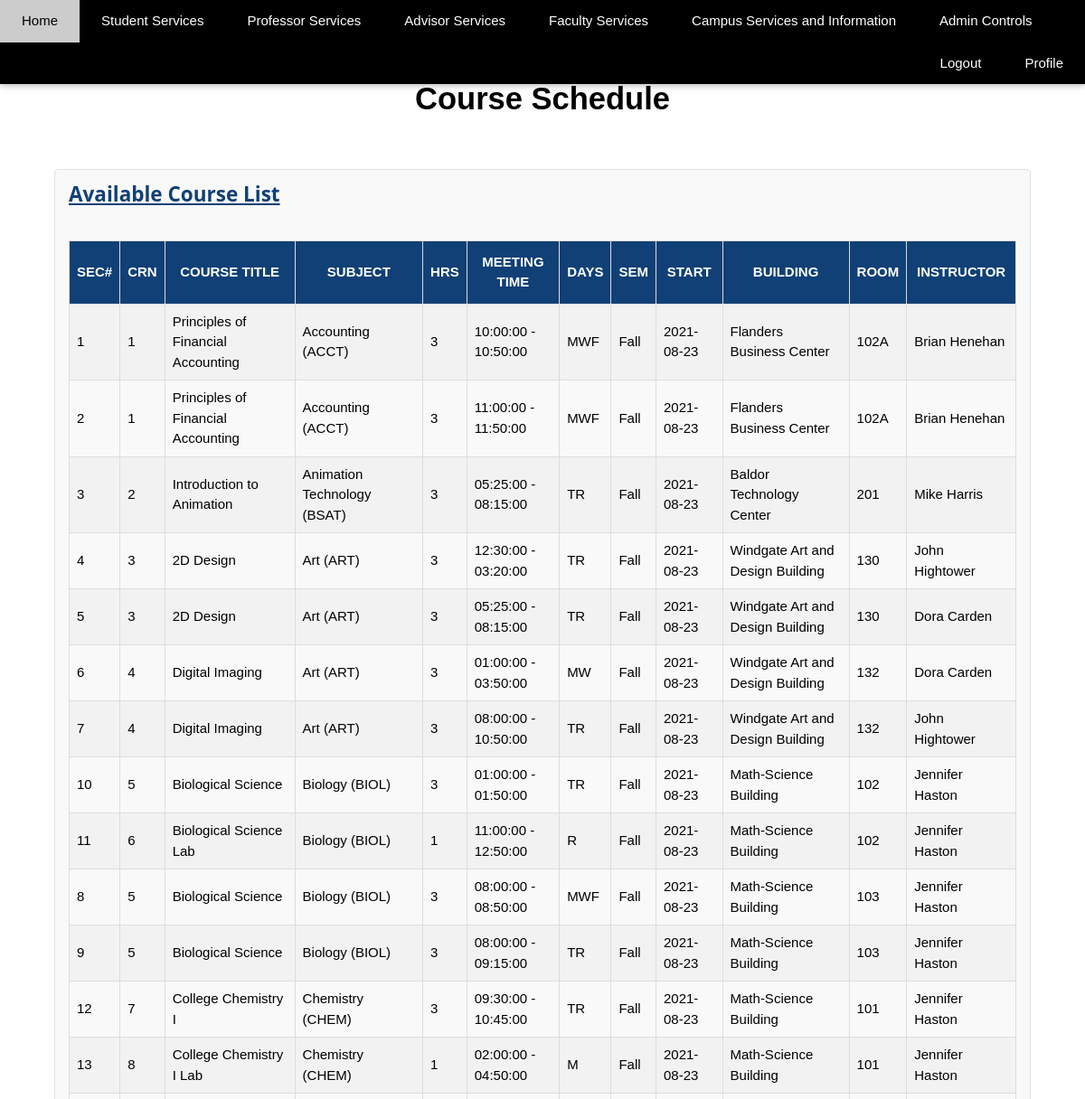
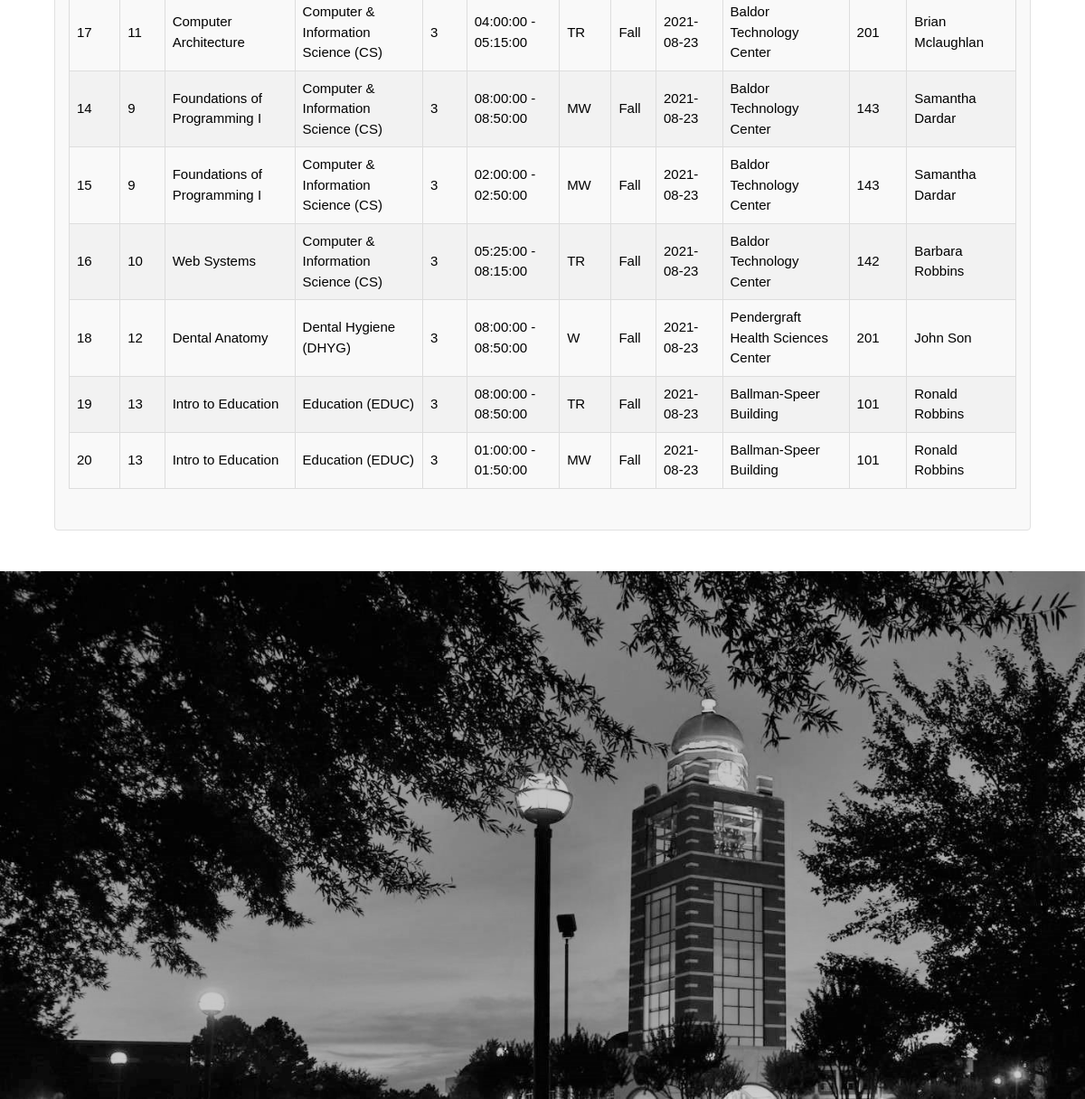
The page /DUAFS/courseschedule.php (signed in) on the database its author committed (2 pictures, top to bottom).
### tables this page shows
CREATE TABLE section (
	section_id INT NOT NULL AUTO_INCREMENT,
	start_time TIME NOT NULL,
	end_time TIME NOT NULL,
	days VARCHAR(20) NOT NULL,
	semester VARCHAR (20) NOT NULL,
	start_date DATE NOT NULL,
	end_date DATE NOT NULL,
	room_id INT NOT NULL,
	professor_id INT NOT NULL,
	course_id INT NOT NULL,
	PRIMARY KEY (section_id),
	FOREIGN KEY (room_id) REFERENCES room(room_id),
	FOREIGN KEY (professor_id) REFERENCES professor(professor_id),
	FOREIGN KEY (course_id) REFERENCES course(course_id)
);

CREATE TABLE course (
	course_id INT NOT NULL AUTO_INCREMENT,
	title VARCHAR(255) NOT NULL,
	description TEXT NOT NULL DEFAULT 'Description not found',
	credit_hours INT NOT NULL,
	subject_id INT NOT NULL,
	PRIMARY KEY (course_id),
	FOREIGN KEY (subject_id) REFERENCES subject(subject_id)
);

CREATE TABLE subject (
	subject_id INT NOT NULL AUTO_INCREMENT,
    	title VARCHAR(255) NOT NULL,
    	PRIMARY KEY (subject_id)
);

CREATE TABLE building (
	building_id INT NOT NULL AUTO_INCREMENT,
	title VARCHAR(255) NOT NULL,
	location VARCHAR(255),
	PRIMARY KEY (building_id)
);

CREATE TABLE room (
	room_id INT NOT NULL AUTO_INCREMENT,
	room_code VARCHAR(10) NOT NULL,
	building_id INT NOT NULL,
	num_seats INT NOT NULL,
	PRIMARY KEY (room_id),
	FOREIGN KEY (building_id) REFERENCES building(building_id)
);

### DUAFS/courseschedule.php (the view, shortened to what this page needs)
<?php
	include_once 'header.php';
	include_once 'includes/dbh.inc.php';
?>
<!DOCTYPE html>
<html lang="en">
<link rel="stylesheet" href="css/import.css">
<link rel="stylesheet" type="text/css" href="css/default.css">
<body>
<div class="w3-content" style="max-width:2000px;margin-top:46px">
<?php
		if(isset($_SESSION["user_id"])){
			echo "<p style ='text-align:right'>Hello, ".$_SESSION["first_name"]. "</p>";
		}
?>
 <div class ="hometop">
	<span>Course Schedule</span> <br> </br>
 </div>
<div class ="announcementlarge">
<h2>Available Course List<br></br></h2>
  <?php
	$query = "select section.section_id, course.course_id, course.title as course, subject.title as subject, course.credit_hours, concat(section.start_time,' - ', section.end_time) as meeting_time, section.days, section.semester, section.start_date, building.title, room.room_code, concat(user.first_name, ' ', user.last_name) as instructor
				from section
				join course
					on section.course_id = course.course_id
				join subject
					on course.subject_id = subject.subject_id
				join room
					on section.room_id = room.room_id
				join building
					on room.building_id = building.building_id
				join professor
					on section.professor_id = professor.professor_id
				join user
					on professor.user_id = user.user_id
				order by subject.title;";
	echo '<table id="course">
      <tr>
          <th> SEC# </th>
          <th> CRN </th>
          <th> COURSE TITLE </th>
          <th> SUBJECT </th>
		  <th> HRS </th>
          <th> MEETING TIME </th>
		  <th> DAYS </th>
		  <th> SEM </th>
		  <th> START </th>
		  <th> BUILDING </th>
		  <th> ROOM </th>
		  <th> INSTRUCTOR </th>
      </tr>';
	if ($result = $conn->query($query)) {
    while ($row = $result->fetch_assoc()) {
        $field1name = $row["section_id"];
        $field2name = $row["course_id"];
        $field3name = $row["course"];
        $field4name = $row["subject"];
        $field5name = $row["credit_hours"];
		$field6name = $row["meeting_time"];
		$field7name = $row["days"];
		$field8name = $row["semester"];
		$field9name = $row["start_date"];
		$field10name = $row["title"];
		$field11name = $row["room_code"];
		$field12name = $row["instructor"];
        echo '<tr>
                  <td>'.$field1name.'</td>
                  <td>'.$field2name.'</td>
                  <td>'.$field3name.'</td>
                  <td>'.$field4name.'</td>
                  <td>'.$field5name.'</td>
				  <td>'.$field6name.'</td>
				  <td>'.$field7name.'</td>
				  <td>'.$field8name.'</td>
				  <td>'.$field9name.'</td>
				  <td>'.$field10name.'</td>
				  <td>'.$field11name.'</td>
				  <td>'.$field12name.'</td>
              </tr>';
    }
	echo"</table>";
}
 ?>
 <br></br>
</div>
<br></br>
</div>
<img src="./images/tower.jpg" class="w3-image w3-greyscale-min" style="width:100%" >
</body>
</html>

### DUAFS/css/import.css (style rules this page uses)
html { box-sizing:border-box }
*,*:before,*:after { box-sizing:inherit }
html { -ms-text-size-adjust:100%;-webkit-text-size-adjust:100% }
body { margin:0 }
img { border-style:none }
html,body { font-family:Verdana,sans-serif;font-size:15px;line-height:1.5 }
html { overflow-x:hidden }
h2 { font-size:30px }
h1,h2,h3,h4,h5,h6 { font-family:"Segoe UI",Arial,sans-serif;font-weight:400;margin:10px 0 }
.w3-image { max-width:100%;height:auto }
img { vertical-align:middle }
.w3-content,.w3-auto { margin-left:auto;margin-right:auto }
.w3-content { max-width:980px }
.w3-greyscale-min,.w3-grayscale-min { filter:grayscale(50%) }

### DUAFS/css/default.css (style rules this page uses)
.hometop { text-align: center; font-size: 230%; font-weight: bold; }
#course { font-family: Arial, Helvetica, sans-serif; border-collapse: collapse; width: 100%; }
#course td, #course th { border: 1px solid #ddd; padding: 8px; }
#course tr:nth-child(even) { background-color: #f2f2f2; }
#course th { padding-top: 12px; padding-bottom: 12px; text-align: center; background-color: #104076; color: white; }
h2 { font-size: 1.5em; margin: 0; font-weight: bold; color: #104076; text-decoration: underline; }
.announcementlarge { margin-left: 5%; margin-right: 5%; padding: 10px 15px 0px; border: 1px solid #e1e1e1; background-color: #f9f9f9; border-radius: 4px; }
* { box-sizing:border-box }

### rows shown on the page
section: section_id "1", course.course_id "1", course.title "Principles of Financial Accounting", subject.title "Accounting (ACCT)", course.credit_hours "3", field6name "10:00:00 - 10:50:00", days "MWF", semester "Fall", start_date "2021-08-23", building.title "Flanders Business Center", room.room_code "102A", field12name "Brian Henehan"
section: section_id "2", course.course_id "1", course.title "Principles of Financial Accounting", subject.title "Accounting (ACCT)", course.credit_hours "3", field6name "11:00:00 - 11:50:00", days "MWF", semester "Fall", start_date "2021-08-23", building.title "Flanders Business Center", room.room_code "102A", field12name "Brian Henehan"
section: section_id "3", course.course_id "2", course.title "Introduction to Animation", subject.title "Animation Technology (BSAT)", course.credit_hours "3", field6name "05:25:00 - 08:15:00", days "TR", semester "Fall", start_date "2021-08-23", building.title "Baldor Technology Center", room.room_code "201", field12name "Mike Harris"
section: section_id "4", course.course_id "3", course.title "2D Design", subject.title "Art (ART)", course.credit_hours "3", field6name "12:30:00 - 03:20:00", days "TR", semester "Fall", start_date "2021-08-23", building.title "Windgate Art and Design Building", room.room_code "130", field12name "John Hightower"
section: section_id "5", course.course_id "3", course.title "2D Design", subject.title "Art (ART)", course.credit_hours "3", field6name "05:25:00 - 08:15:00", days "TR", semester "Fall", start_date "2021-08-23", building.title "Windgate Art and Design Building", room.room_code "130", field12name "Dora Carden"
section: section_id "6", course.course_id "4", course.title "Digital Imaging", subject.title "Art (ART)", course.credit_hours "3", field6name "01:00:00 - 03:50:00", days "MW", semester "Fall", start_date "2021-08-23", building.title "Windgate Art and Design Building", room.room_code "132", field12name "Dora Carden"
section: section_id "7", course.course_id "4", course.title "Digital Imaging", subject.title "Art (ART)", course.credit_hours "3", field6name "08:00:00 - 10:50:00", days "TR", semester "Fall", start_date "2021-08-23", building.title "Windgate Art and Design Building", room.room_code "132", field12name "John Hightower"
section: section_id "10", course.course_id "5", course.title "Biological Science", subject.title "Biology (BIOL)", course.credit_hours "3", field6name "01:00:00 - 01:50:00", days "TR", semester "Fall", start_date "2021-08-23", building.title "Math-Science Building", room.room_code "102", field12name "Jennifer Haston"
section: section_id "11", course.course_id "6", course.title "Biological Science Lab", subject.title "Biology (BIOL)", course.credit_hours "1", field6name "11:00:00 - 12:50:00", days "R", semester "Fall", start_date "2021-08-23", building.title "Math-Science Building", room.room_code "102", field12name "Jennifer Haston"
section: section_id "8", course.course_id "5", course.title "Biological Science", subject.title "Biology (BIOL)", course.credit_hours "3", field6name "08:00:00 - 08:50:00", days "MWF", semester "Fall", start_date "2021-08-23", building.title "Math-Science Building", room.room_code "103", field12name "Jennifer Haston"
section: section_id "9", course.course_id "5", course.title "Biological Science", subject.title "Biology (BIOL)", course.credit_hours "3", field6name "08:00:00 - 09:15:00", days "TR", semester "Fall", start_date "2021-08-23", building.title "Math-Science Building", room.room_code "103", field12name "Jennifer Haston"
section: section_id "12", course.course_id "7", course.title "College Chemistry I", subject.title "Chemistry (CHEM)", course.credit_hours "3", field6name "09:30:00 - 10:45:00", days "TR", semester "Fall", start_date "2021-08-23", building.title "Math-Science Building", room.room_code "101", field12name "Jennifer Haston"
section: section_id "13", course.course_id "8", course.title "College Chemistry I Lab", subject.title "Chemistry (CHEM)", course.credit_hours "1", field6name "02:00:00 - 04:50:00", days "M", semester "Fall", start_date "2021-08-23", building.title "Math-Science Building", room.room_code "101", field12name "Jennifer Haston"
section: section_id "17", course.course_id "11", course.title "Computer Architecture", subject.title "Computer & Information Science (CS)", course.credit_hours "3", field6name "04:00:00 - 05:15:00", days "TR", semester "Fall", start_date "2021-08-23", building.title "Baldor Technology Center", room.room_code "201", field12name "Brian Mclaughlan"
section: section_id "14", course.course_id "9", course.title "Foundations of Programming I", subject.title "Computer & Information Science (CS)", course.credit_hours "3", field6name "08:00:00 - 08:50:00", days "MW", semester "Fall", start_date "2021-08-23", building.title "Baldor Technology Center", room.room_code "143", field12name "Samantha Dardar"
section: section_id "15", course.course_id "9", course.title "Foundations of Programming I", subject.title "Computer & Information Science (CS)", course.credit_hours "3", field6name "02:00:00 - 02:50:00", days "MW", semester "Fall", start_date "2021-08-23", building.title "Baldor Technology Center", room.room_code "143", field12name "Samantha Dardar"
section: section_id "16", course.course_id "10", course.title "Web Systems", subject.title "Computer & Information Science (CS)", course.credit_hours "3", field6name "05:25:00 - 08:15:00", days "TR", semester "Fall", start_date "2021-08-23", building.title "Baldor Technology Center", room.room_code "142", field12name "Barbara Robbins"
section: section_id "18", course.course_id "12", course.title "Dental Anatomy", subject.title "Dental Hygiene (DHYG)", course.credit_hours "3", field6name "08:00:00 - 08:50:00", days "W", semester "Fall", start_date "2021-08-23", building.title "Pendergraft Health Sciences Center", room.room_code "201", field12name "John Son"
section: section_id "19", course.course_id "13", course.title "Intro to Education", subject.title "Education (EDUC)", course.credit_hours "3", field6name "08:00:00 - 08:50:00", days "TR", semester "Fall", start_date "2021-08-23", building.title "Ballman-Speer Building", room.room_code "101", field12name "Ronald Robbins"
section: section_id "20", course.course_id "13", course.title "Intro to Education", subject.title "Education (EDUC)", course.credit_hours "3", field6name "01:00:00 - 01:50:00", days "MW", semester "Fall", start_date "2021-08-23", building.title "Ballman-Speer Building", room.room_code "101", field12name "Ronald Robbins"
